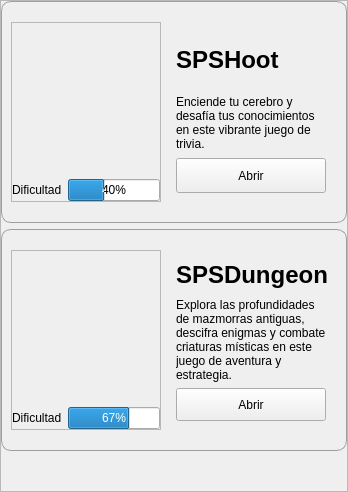
                 <widget class="QFrame" name="apps_1">
                  <property name="minimumSize">
                   <size>
                    <width>100</width>
                    <height>0</height>
                   </size>
                  </property>
                  <property name="maximumSize">
                   <size>
                    <width>500</width>
                    <height>16777215</height>
                   </size>
                  </property>
                  <property name="styleSheet">
                   <string notr="true"/>
                  </property>
                  <property name="frameShape">
                   <enum>QFrame::StyledPanel</enum>
                  </property>
                  <property name="frameShadow">
                   <enum>QFrame::Raised</enum>
                  </property>
                  <layout class="QVBoxLayout" name="verticalLayout_6">
                   <property name="leftMargin">
                    <number>0</number>
                   </property>
                   <property name="topMargin">
                    <number>0</number>
                   </property>
                   <property name="rightMargin">
                    <number>0</number>
                   </property>
                   <property name="bottomMargin">
                    <number>0</number>
                   </property>
                   <item>
                    <widget class="QFrame" name="app1_1">
                     <property name="minimumSize">
                      <size>
                       <width>200</width>
                       <height>0</height>
                      </size>
                     </property>
                     <property name="styleSheet">
                      <string notr="true">#app1_1 {border: 1px solid rgb(158, 159, 159);      /* Light gray border */
border-radius: 10px;            /* Rounded corners */}

</string>
                     </property>
                     <property name="frameShape">
                      <enum>QFrame::StyledPanel</enum>
                     </property>
                     <property name="frameShadow">
                      <enum>QFrame::Raised</enum>
                     </property>
                     <layout class="QHBoxLayout" name="horizontalLayout_13">
                      <property name="topMargin">
                       <number>20</number>
                      </property>
                      <property name="bottomMargin">
                       <number>20</number>
                      </property>
                      <item>
                       <widget class="QFrame" name="appp1_3">
                        <property name="maximumSize">
                         <size>
                          <width>150</width>
                          <height>16777215</height>
                         </size>
                        </property>
                        <property name="sizeIncrement">
                         <size>
                          <width>0</width>
                          <height>0</height>
                         </size>
                        </property>
                        <property name="styleSheet">
                         <string notr="true"/>
                        </property>
                        <property name="frameShape">
                         <enum>QFrame::StyledPanel</enum>
                        </property>
                        <property name="frameShadow">
                         <enum>QFrame::Raised</enum>
                        </property>
                        <layout class="QVBoxLayout" name="verticalLayout_23">
                         <property name="leftMargin">
                          <number>0</number>
                         </property>
                         <property name="topMargin">
                          <number>0</number>
                         </property>
                         <property name="rightMargin">
                          <number>0</number>
                         </property>
                         <property name="bottomMargin">
                          <number>0</number>
                         </property>
                         <item alignment="Qt::AlignHCenter|Qt::AlignVCenter">
                          <widget class="QLabel" name="label_32">
                           <property name="minimumSize">
                            <size>
                             <width>150</width>
                             <height>150</height>
                            </size>
                           </property>
                           <property name="maximumSize">
                            <size>
                             <width>150</width>
                             <height>150</height>
                            </size>
                           </property>
                           <property name="styleSheet">
                            <string notr="true">
border: 4px;
border-color:  rgb(102, 255, 139);
border-radius: 20px;        /* Rounded corners */
</string>
                           </property>
                           <property name="text">
                            <string/>
                           </property>
                           <property name="pixmap">
                            <pixmap>../img/apps/2.png</pixmap>
                           </property>
                           <property name="scaledContents">
                            <bool>true</bool>
                           </property>
                          </widget>
                         </item>
                         <item>
                          <layout class="QHBoxLayout" name="horizontalLayout_14">
                           <item>
                            <widget class="QLabel" name="label_33">
                             <property name="text">
                              <string>Dificultad</string>
                             </property>
                            </widget>
                           </item>
                           <item>
                            <widget class="QProgressBar" name="progressBar_3">
                             <property name="value">
                              <number>40</number>
                             </property>
                            </widget>
                           </item>
                          </layout>
                         </item>
                        </layout>
                       </widget>
                      </item>
                      <item>
                       <widget class="QWidget" name="widget_5" native="true">
                        <layout class="QVBoxLayout" name="verticalLayout_24">
                         <item>
                          <widget class="QLabel" name="label_34">
                           <property name="styleSheet">
                            <string notr="true">color: rgb(0, 0, 0);</string>
                           </property>
                           <property name="text">
                            <string>&lt;html&gt;&lt;head/&gt;&lt;body&gt;&lt;p&gt;&lt;span style=&quot; font-size:18pt; font-weight:700;&quot;&gt;SPSHoot&lt;/span&gt;&lt;/p&gt;&lt;/body&gt;&lt;/html&gt;</string>
                           </property>
                          </widget>
                         </item>
                         <item>
                          <widget class="QLabel" name="label_11">
                           <property name="styleSheet">
                            <string notr="true"/>
                           </property>
                           <property name="text">
                            <string>&lt;html&gt;&lt;head/&gt;&lt;body&gt;&lt;p&gt;Enciende tu cerebro y desafía tus conocimientos en este vibrante juego de trivia.&lt;/p&gt;&lt;/body&gt;&lt;/html&gt;</string>
                           </property>
                           <property name="wordWrap">
                            <bool>true</bool>
                           </property>
                          </widget>
                         </item>
                         <item>
                          <widget class="QPushButton" name="pushButton_8">
                           <property name="minimumSize">
                            <size>
                             <width>150</width>
                             <height>30</height>
                            </size>
                           </property>
                           <property name="maximumSize">
                            <size>
                             <width>150</width>
                             <height>35</height>
                            </size>
                           </property>
                           <property name="styleSheet">
                            <string notr="true"/>
                           </property>
                           <property name="text">
                            <string>Abrir</string>
                           </property>
                          </widget>
                         </item>
                        </layout>
                       </widget>
                      </item>
                     </layout>
                    </widget>
                   </item>
                   <item>
                    <widget class="QFrame" name="app1_2">
                     <property name="minimumSize">
                      <size>
                       <width>200</width>
                       <height>0</height>
                      </size>
                     </property>
                     <property name="styleSheet">
                      <string notr="true">#app1_2 {border: 1px solid rgb(158, 159, 159);      /* Light gray border */
border-radius: 10px;            /* Rounded corners */}

</string>
                     </property>
                     <property name="frameShape">
                      <enum>QFrame::StyledPanel</enum>
                     </property>
                     <property name="frameShadow">
                      <enum>QFrame::Raised</enum>
                     </property>
                     <layout class="QHBoxLayout" name="horizontalLayout_11">
                      <property name="topMargin">
                       <number>20</number>
                      </property>
                      <property name="bottomMargin">
                       <number>20</number>
                      </property>
                      <item>
                       <widget class="QFrame" name="appp1_2">
                        <property name="maximumSize">
                         <size>
                          <width>150</width>
                          <height>16777215</height>
                         </size>
                        </property>
                        <property name="sizeIncrement">
                         <size>
                          <width>0</width>
                          <height>0</height>
                         </size>
                        </property>
                        <property name="styleSheet">
                         <string notr="true"/>
                        </property>
                        <property name="frameShape">
                         <enum>QFrame::StyledPanel</enum>
                        </property>
                        <property name="frameShadow">
                         <enum>QFrame::Raised</enum>
                        </property>
                        <layout class="QVBoxLayout" name="verticalLayout_21">
                         <property name="leftMargin">
                          <number>0</number>
                         </property>
                         <property name="topMargin">
                          <number>0</number>
                         </property>
                         <property name="rightMargin">
                          <number>0</number>
                         </property>
                         <property name="bottomMargin">
                          <number>0</number>
                         </property>
                         <item alignment="Qt::AlignHCenter|Qt::AlignVCenter">
                          <widget class="QLabel" name="label_23">
                           <property name="minimumSize">
                            <size>
                             <width>150</width>
                             <height>150</height>
                            </size>
                           </property>
                           <property name="maximumSize">
                            <size>
                             <width>150</width>
                             <height>150</height>
                            </size>
                           </property>
                           <property name="styleSheet">
                            <string notr="true">
border: 4px;
border-color:  rgb(102, 255, 139);
border-radius: 20px;        /* Rounded corners */
</string>
                           </property>
                           <property name="text">
                            <string/>
                           </property>
                           <property name="pixmap">
                            <pixmap>../img/apps/4.png</pixmap>
                           </property>
                           <property name="scaledContents">
                            <bool>true</bool>
                           </property>
                          </widget>
                         </item>
                         <item>
                          <layout class="QHBoxLayout" name="horizontalLayout_12">
                           <item>
                            <widget class="QLabel" name="label_31">
                             <property name="text">
                              <string>Dificultad</string>
                             </property>
                            </widget>
                           </item>
                           <item>
                            <widget class="QProgressBar" name="progressBar_2">
                             <property name="value">
                              <number>67</number>
                             </property>
                            </widget>
                           </item>
                          </layout>
                         </item>
                        </layout>
                       </widget>
                      </item>
                      <item>
                       <widget class="QWidget" name="widget_4" native="true">
                        <layout class="QVBoxLayout" name="verticalLayout_22">
                         <item>
                          <widget class="QLabel" name="label_30">
                           <property name="styleSheet">
                            <string notr="true">color: rgb(0, 0, 0);</string>
                           </property>
                           <property name="text">
                            <string>&lt;html&gt;&lt;head/&gt;&lt;body&gt;&lt;p&gt;&lt;span style=&quot; font-size:18pt; font-weight:700;&quot;&gt;SPSDungeon&lt;/span&gt;&lt;/p&gt;&lt;/body&gt;&lt;/html&gt;</string>
                           </property>
                          </widget>
                         </item>
                         <item>
                          <widget class="QLabel" name="label_10">
                           <property name="styleSheet">
                            <string notr="true"/>
                           </property>
                           <property name="text">
                            <string>&lt;html&gt;&lt;head/&gt;&lt;body&gt;&lt;p&gt;Explora las profundidades de mazmorras antiguas, descifra enigmas y combate criaturas místicas en este juego de aventura y estrategia.&lt;/p&gt;&lt;/body&gt;&lt;/html&gt;</string>
                           </property>
                           <property name="wordWrap">
                            <bool>true</bool>
                           </property>
                          </widget>
                         </item>
                         <item>
                          <widget class="QPushButton" name="pushButton_7">
                           <property name="minimumSize">
                            <size>
                             <width>150</width>
                             <height>30</height>
                            </size>
                           </property>
                           <property name="maximumSize">
                            <size>
                             <width>150</width>
                             <height>35</height>
                            </size>
                           </property>
                           <property name="styleSheet">
                            <string notr="true"/>
                           </property>
                           <property name="text">
                            <string>Abrir</string>
                           </property>
                          </widget>
                         </item>
                        </layout>
                       </widget>
                      </item>
                     </layout>
                    </widget>
                   </item>
                   <item>
                    <spacer name="verticalSpacer_6">
                     <property name="orientation">
                      <enum>Qt::Vertical</enum>
                     </property>
                     <property name="sizeHint" stdset="0">
                      <size>
                       <width>20</width>
                       <height>40</height>
                      </size>
                     </property>
                    </spacer>
                   </item>
                  </layout>
                 </widget>
